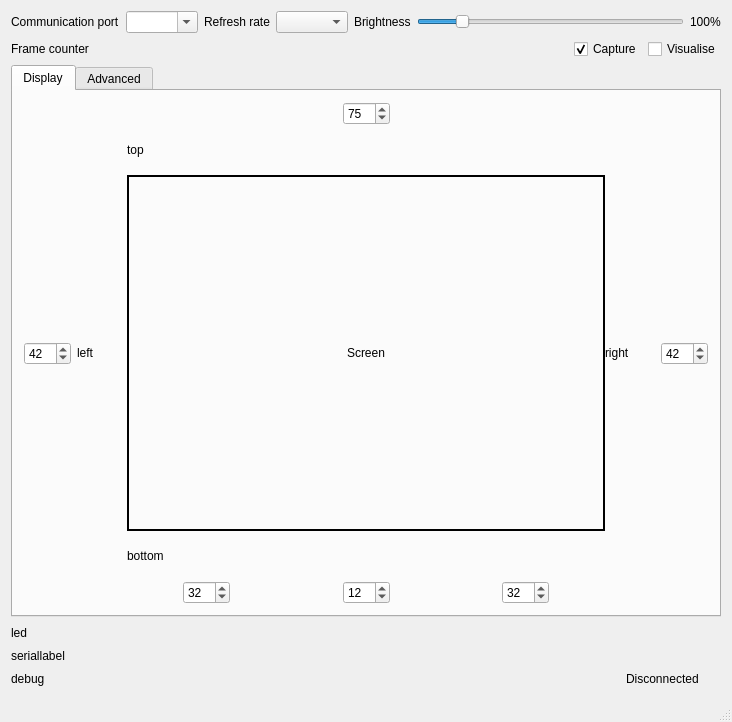
<?xml version="1.0" encoding="UTF-8"?>
<ui version="4.0">
 <class>AmbiLEDClass</class>
 <widget class="QMainWindow" name="AmbiLEDClass">
  <property name="geometry">
   <rect>
    <x>0</x>
    <y>0</y>
    <width>732</width>
    <height>722</height>
   </rect>
  </property>
  <property name="sizePolicy">
   <sizepolicy hsizetype="Minimum" vsizetype="Minimum">
    <horstretch>0</horstretch>
    <verstretch>0</verstretch>
   </sizepolicy>
  </property>
  <property name="windowTitle">
   <string>AmbiLED Control</string>
  </property>
  <property name="windowIcon">
   <iconset resource="ambiled.qrc">
    <normaloff>:/AmbiLED/monitor_icon</normaloff>:/AmbiLED/monitor_icon</iconset>
  </property>
  <widget class="QWidget" name="centralWidget">
   <layout class="QGridLayout" name="gridLayout_4">
    <item row="3" column="0">
     <widget class="QLabel" name="ledStrip">
      <property name="sizePolicy">
       <sizepolicy hsizetype="Ignored" vsizetype="Preferred">
        <horstretch>0</horstretch>
        <verstretch>0</verstretch>
       </sizepolicy>
      </property>
      <property name="minimumSize">
       <size>
        <width>0</width>
        <height>20</height>
       </size>
      </property>
      <property name="maximumSize">
       <size>
        <width>16777215</width>
        <height>20</height>
       </size>
      </property>
      <property name="text">
       <string>led</string>
      </property>
     </widget>
    </item>
    <item row="4" column="0">
     <widget class="QLabel" name="serialLabel">
      <property name="text">
       <string>seriallabel</string>
      </property>
     </widget>
    </item>
    <item row="5" column="0">
     <layout class="QHBoxLayout" name="horizontalLayout_17">
      <item>
       <widget class="QLabel" name="debugLabel">
        <property name="text">
         <string>debug</string>
        </property>
       </widget>
      </item>
      <item>
       <spacer name="horizontalSpacer_9">
        <property name="orientation">
         <enum>Qt::Horizontal</enum>
        </property>
        <property name="sizeHint" stdset="0">
         <size>
          <width>40</width>
          <height>20</height>
         </size>
        </property>
       </spacer>
      </item>
      <item>
       <widget class="QLabel" name="deviceStatusLabel">
        <property name="text">
         <string>Disconnected</string>
        </property>
       </widget>
      </item>
      <item>
       <widget class="QPushButton" name="deviceStatusColourLabel">
        <property name="sizePolicy">
         <sizepolicy hsizetype="Preferred" vsizetype="Preferred">
          <horstretch>0</horstretch>
          <verstretch>0</verstretch>
         </sizepolicy>
        </property>
        <property name="minimumSize">
         <size>
          <width>16</width>
          <height>16</height>
         </size>
        </property>
        <property name="maximumSize">
         <size>
          <width>16</width>
          <height>16</height>
         </size>
        </property>
        <property name="text">
         <string/>
        </property>
        <property name="flat">
         <bool>true</bool>
        </property>
       </widget>
      </item>
     </layout>
    </item>
    <item row="0" column="0">
     <layout class="QGridLayout" name="gridLayout">
      <item row="0" column="2">
       <layout class="QHBoxLayout" name="horizontalLayout_16">
        <item>
         <widget class="QLabel" name="brightnessLabel">
          <property name="text">
           <string>Brightness</string>
          </property>
         </widget>
        </item>
        <item>
         <widget class="QSlider" name="brightnessSlider">
          <property name="sizePolicy">
           <sizepolicy hsizetype="Expanding" vsizetype="Fixed">
            <horstretch>0</horstretch>
            <verstretch>0</verstretch>
           </sizepolicy>
          </property>
          <property name="maximum">
           <number>100</number>
          </property>
          <property name="value">
           <number>15</number>
          </property>
          <property name="orientation">
           <enum>Qt::Horizontal</enum>
          </property>
         </widget>
        </item>
        <item>
         <widget class="QLabel" name="brightnessValueLabel">
          <property name="sizePolicy">
           <sizepolicy hsizetype="Preferred" vsizetype="Preferred">
            <horstretch>0</horstretch>
            <verstretch>0</verstretch>
           </sizepolicy>
          </property>
          <property name="minimumSize">
           <size>
            <width>29</width>
            <height>0</height>
           </size>
          </property>
          <property name="text">
           <string>100%</string>
          </property>
         </widget>
        </item>
       </layout>
      </item>
      <item row="0" column="1">
       <layout class="QFormLayout" name="formLayout_2">
        <property name="fieldGrowthPolicy">
         <enum>QFormLayout::AllNonFixedFieldsGrow</enum>
        </property>
        <item row="0" column="0">
         <widget class="QLabel" name="refreshRateLabel">
          <property name="text">
           <string>Refresh rate</string>
          </property>
         </widget>
        </item>
        <item row="0" column="1">
         <widget class="QComboBox" name="refreshRateComboBox">
          <property name="sizePolicy">
           <sizepolicy hsizetype="Preferred" vsizetype="Preferred">
            <horstretch>0</horstretch>
            <verstretch>0</verstretch>
           </sizepolicy>
          </property>
         </widget>
        </item>
       </layout>
      </item>
      <item row="0" column="0">
       <layout class="QFormLayout" name="formLayout">
        <item row="0" column="0">
         <widget class="QLabel" name="comPortLabel">
          <property name="text">
           <string>Communication port</string>
          </property>
         </widget>
        </item>
        <item row="0" column="1">
         <widget class="QComboBox" name="comPortComboBox">
          <property name="sizePolicy">
           <sizepolicy hsizetype="Preferred" vsizetype="Preferred">
            <horstretch>0</horstretch>
            <verstretch>0</verstretch>
           </sizepolicy>
          </property>
          <property name="editable">
           <bool>true</bool>
          </property>
         </widget>
        </item>
       </layout>
      </item>
     </layout>
    </item>
    <item row="1" column="0">
     <layout class="QHBoxLayout" name="horizontalLayout_7">
      <item>
       <widget class="QLabel" name="frameLabel">
        <property name="text">
         <string>Frame counter</string>
        </property>
       </widget>
      </item>
      <item>
       <spacer name="horizontalSpacer_7">
        <property name="orientation">
         <enum>Qt::Horizontal</enum>
        </property>
        <property name="sizeHint" stdset="0">
         <size>
          <width>40</width>
          <height>20</height>
         </size>
        </property>
       </spacer>
      </item>
      <item>
       <widget class="QCheckBox" name="captureCheckBox">
        <property name="enabled">
         <bool>true</bool>
        </property>
        <property name="text">
         <string>Capture</string>
        </property>
        <property name="checked">
         <bool>true</bool>
        </property>
       </widget>
      </item>
      <item>
       <widget class="QCheckBox" name="visualiseCheckBox">
        <property name="sizePolicy">
         <sizepolicy hsizetype="Fixed" vsizetype="Fixed">
          <horstretch>0</horstretch>
          <verstretch>0</verstretch>
         </sizepolicy>
        </property>
        <property name="text">
         <string>Visualise</string>
        </property>
        <property name="checked">
         <bool>false</bool>
        </property>
       </widget>
      </item>
     </layout>
    </item>
    <item row="2" column="0">
     <widget class="QTabWidget" name="tabWidget">
      <property name="sizePolicy">
       <sizepolicy hsizetype="Expanding" vsizetype="Expanding">
        <horstretch>0</horstretch>
        <verstretch>0</verstretch>
       </sizepolicy>
      </property>
      <property name="currentIndex">
       <number>0</number>
      </property>
      <widget class="QWidget" name="displayTab">
       <property name="sizePolicy">
        <sizepolicy hsizetype="Ignored" vsizetype="Ignored">
         <horstretch>0</horstretch>
         <verstretch>0</verstretch>
        </sizepolicy>
       </property>
       <property name="autoFillBackground">
        <bool>false</bool>
       </property>
       <attribute name="title">
        <string>Display</string>
       </attribute>
       <layout class="QVBoxLayout" name="verticalLayout_6">
        <item>
         <layout class="QHBoxLayout" name="horizontalLayout_6">
          <item>
           <layout class="QVBoxLayout" name="verticalLayout_3">
            <item>
             <spacer name="verticalSpacer_2">
              <property name="orientation">
               <enum>Qt::Vertical</enum>
              </property>
              <property name="sizeHint" stdset="0">
               <size>
                <width>20</width>
                <height>40</height>
               </size>
              </property>
             </spacer>
            </item>
            <item>
             <widget class="QSpinBox" name="leftLEDCount">
              <property name="minimum">
               <number>10</number>
              </property>
              <property name="maximum">
               <number>100</number>
              </property>
              <property name="value">
               <number>42</number>
              </property>
             </widget>
            </item>
            <item>
             <spacer name="verticalSpacer">
              <property name="orientation">
               <enum>Qt::Vertical</enum>
              </property>
              <property name="sizeHint" stdset="0">
               <size>
                <width>20</width>
                <height>40</height>
               </size>
              </property>
             </spacer>
            </item>
           </layout>
          </item>
          <item>
           <layout class="QVBoxLayout" name="verticalLayout_2" stretch="0,0,1,0,0">
            <property name="spacing">
             <number>0</number>
            </property>
            <item>
             <layout class="QHBoxLayout" name="horizontalLayout_4">
              <item>
               <spacer name="horizontalSpacer_2">
                <property name="orientation">
                 <enum>Qt::Horizontal</enum>
                </property>
                <property name="sizeType">
                 <enum>QSizePolicy::Expanding</enum>
                </property>
                <property name="sizeHint" stdset="0">
                 <size>
                  <width>40</width>
                  <height>20</height>
                 </size>
                </property>
               </spacer>
              </item>
              <item>
               <widget class="QSpinBox" name="topLEDCount">
                <property name="specialValueText">
                 <string/>
                </property>
                <property name="suffix">
                 <string/>
                </property>
                <property name="prefix">
                 <string/>
                </property>
                <property name="minimum">
                 <number>10</number>
                </property>
                <property name="maximum">
                 <number>100</number>
                </property>
                <property name="value">
                 <number>75</number>
                </property>
               </widget>
              </item>
              <item>
               <spacer name="horizontalSpacer">
                <property name="orientation">
                 <enum>Qt::Horizontal</enum>
                </property>
                <property name="sizeType">
                 <enum>QSizePolicy::Expanding</enum>
                </property>
                <property name="sizeHint" stdset="0">
                 <size>
                  <width>40</width>
                  <height>20</height>
                 </size>
                </property>
               </spacer>
              </item>
             </layout>
            </item>
            <item>
             <layout class="QHBoxLayout" name="horizontalLayout">
              <property name="spacing">
               <number>0</number>
              </property>
              <item>
               <widget class="QLabel" name="TLlabel">
                <property name="sizePolicy">
                 <sizepolicy hsizetype="Fixed" vsizetype="Fixed">
                  <horstretch>0</horstretch>
                  <verstretch>0</verstretch>
                 </sizepolicy>
                </property>
                <property name="minimumSize">
                 <size>
                  <width>50</width>
                  <height>50</height>
                 </size>
                </property>
                <property name="maximumSize">
                 <size>
                  <width>50</width>
                  <height>50</height>
                 </size>
                </property>
                <property name="text">
                 <string/>
                </property>
               </widget>
              </item>
              <item>
               <widget class="QLabel" name="topImage">
                <property name="sizePolicy">
                 <sizepolicy hsizetype="Ignored" vsizetype="Fixed">
                  <horstretch>0</horstretch>
                  <verstretch>0</verstretch>
                 </sizepolicy>
                </property>
                <property name="minimumSize">
                 <size>
                  <width>0</width>
                  <height>50</height>
                 </size>
                </property>
                <property name="maximumSize">
                 <size>
                  <width>16777215</width>
                  <height>50</height>
                 </size>
                </property>
                <property name="text">
                 <string>top</string>
                </property>
               </widget>
              </item>
              <item>
               <widget class="QLabel" name="TRlabel">
                <property name="sizePolicy">
                 <sizepolicy hsizetype="Fixed" vsizetype="Fixed">
                  <horstretch>0</horstretch>
                  <verstretch>0</verstretch>
                 </sizepolicy>
                </property>
                <property name="minimumSize">
                 <size>
                  <width>50</width>
                  <height>50</height>
                 </size>
                </property>
                <property name="maximumSize">
                 <size>
                  <width>50</width>
                  <height>50</height>
                 </size>
                </property>
                <property name="text">
                 <string/>
                </property>
               </widget>
              </item>
             </layout>
            </item>
            <item>
             <layout class="QHBoxLayout" name="horizontalLayout_2">
              <property name="spacing">
               <number>0</number>
              </property>
              <item>
               <widget class="QLabel" name="leftImage">
                <property name="sizePolicy">
                 <sizepolicy hsizetype="Fixed" vsizetype="Ignored">
                  <horstretch>0</horstretch>
                  <verstretch>0</verstretch>
                 </sizepolicy>
                </property>
                <property name="minimumSize">
                 <size>
                  <width>50</width>
                  <height>0</height>
                 </size>
                </property>
                <property name="maximumSize">
                 <size>
                  <width>50</width>
                  <height>16777215</height>
                 </size>
                </property>
                <property name="text">
                 <string>left</string>
                </property>
               </widget>
              </item>
              <item>
               <widget class="QLabel" name="screenLabel">
                <property name="sizePolicy">
                 <sizepolicy hsizetype="Ignored" vsizetype="Ignored">
                  <horstretch>1</horstretch>
                  <verstretch>1</verstretch>
                 </sizepolicy>
                </property>
                <property name="minimumSize">
                 <size>
                  <width>0</width>
                  <height>0</height>
                 </size>
                </property>
                <property name="autoFillBackground">
                 <bool>false</bool>
                </property>
                <property name="frameShape">
                 <enum>QFrame::Box</enum>
                </property>
                <property name="lineWidth">
                 <number>2</number>
                </property>
                <property name="text">
                 <string>Screen</string>
                </property>
                <property name="alignment">
                 <set>Qt::AlignCenter</set>
                </property>
               </widget>
              </item>
              <item>
               <widget class="QLabel" name="rightImage">
                <property name="sizePolicy">
                 <sizepolicy hsizetype="Fixed" vsizetype="Ignored">
                  <horstretch>0</horstretch>
                  <verstretch>0</verstretch>
                 </sizepolicy>
                </property>
                <property name="minimumSize">
                 <size>
                  <width>50</width>
                  <height>0</height>
                 </size>
                </property>
                <property name="maximumSize">
                 <size>
                  <width>50</width>
                  <height>16777215</height>
                 </size>
                </property>
                <property name="text">
                 <string>right</string>
                </property>
               </widget>
              </item>
             </layout>
            </item>
            <item>
             <layout class="QHBoxLayout" name="horizontalLayout_3">
              <property name="spacing">
               <number>0</number>
              </property>
              <item>
               <widget class="QLabel" name="BLlabel">
                <property name="sizePolicy">
                 <sizepolicy hsizetype="Fixed" vsizetype="Fixed">
                  <horstretch>0</horstretch>
                  <verstretch>0</verstretch>
                 </sizepolicy>
                </property>
                <property name="minimumSize">
                 <size>
                  <width>50</width>
                  <height>50</height>
                 </size>
                </property>
                <property name="maximumSize">
                 <size>
                  <width>50</width>
                  <height>50</height>
                 </size>
                </property>
                <property name="text">
                 <string/>
                </property>
               </widget>
              </item>
              <item>
               <widget class="QLabel" name="bottomImage">
                <property name="sizePolicy">
                 <sizepolicy hsizetype="Ignored" vsizetype="Fixed">
                  <horstretch>0</horstretch>
                  <verstretch>0</verstretch>
                 </sizepolicy>
                </property>
                <property name="minimumSize">
                 <size>
                  <width>0</width>
                  <height>50</height>
                 </size>
                </property>
                <property name="maximumSize">
                 <size>
                  <width>16777215</width>
                  <height>50</height>
                 </size>
                </property>
                <property name="text">
                 <string>bottom</string>
                </property>
               </widget>
              </item>
              <item>
               <widget class="QLabel" name="BRlabel">
                <property name="sizePolicy">
                 <sizepolicy hsizetype="Fixed" vsizetype="Fixed">
                  <horstretch>0</horstretch>
                  <verstretch>0</verstretch>
                 </sizepolicy>
                </property>
                <property name="minimumSize">
                 <size>
                  <width>50</width>
                  <height>50</height>
                 </size>
                </property>
                <property name="maximumSize">
                 <size>
                  <width>50</width>
                  <height>50</height>
                 </size>
                </property>
                <property name="text">
                 <string/>
                </property>
               </widget>
              </item>
             </layout>
            </item>
            <item>
             <layout class="QHBoxLayout" name="horizontalLayout_5">
              <item>
               <spacer name="horizontalSpacer_5">
                <property name="orientation">
                 <enum>Qt::Horizontal</enum>
                </property>
                <property name="sizeHint" stdset="0">
                 <size>
                  <width>40</width>
                  <height>20</height>
                 </size>
                </property>
               </spacer>
              </item>
              <item>
               <widget class="QSpinBox" name="bottomLeftLEDCount">
                <property name="minimum">
                 <number>5</number>
                </property>
                <property name="maximum">
                 <number>100</number>
                </property>
                <property name="value">
                 <number>32</number>
                </property>
               </widget>
              </item>
              <item>
               <spacer name="horizontalSpacer_4">
                <property name="orientation">
                 <enum>Qt::Horizontal</enum>
                </property>
                <property name="sizeHint" stdset="0">
                 <size>
                  <width>40</width>
                  <height>20</height>
                 </size>
                </property>
               </spacer>
              </item>
              <item>
               <widget class="QSpinBox" name="gapLEDCount">
                <property name="suffix">
                 <string/>
                </property>
                <property name="maximum">
                 <number>100</number>
                </property>
                <property name="value">
                 <number>12</number>
                </property>
               </widget>
              </item>
              <item>
               <spacer name="horizontalSpacer_3">
                <property name="orientation">
                 <enum>Qt::Horizontal</enum>
                </property>
                <property name="sizeHint" stdset="0">
                 <size>
                  <width>40</width>
                  <height>20</height>
                 </size>
                </property>
               </spacer>
              </item>
              <item>
               <widget class="QSpinBox" name="bottomRightLEDCount">
                <property name="minimum">
                 <number>5</number>
                </property>
                <property name="maximum">
                 <number>100</number>
                </property>
                <property name="value">
                 <number>32</number>
                </property>
               </widget>
              </item>
              <item>
               <spacer name="horizontalSpacer_6">
                <property name="orientation">
                 <enum>Qt::Horizontal</enum>
                </property>
                <property name="sizeHint" stdset="0">
                 <size>
                  <width>40</width>
                  <height>20</height>
                 </size>
                </property>
               </spacer>
              </item>
             </layout>
            </item>
           </layout>
          </item>
          <item>
           <layout class="QVBoxLayout" name="verticalLayout_4">
            <item>
             <spacer name="verticalSpacer_4">
              <property name="orientation">
               <enum>Qt::Vertical</enum>
              </property>
              <property name="sizeType">
               <enum>QSizePolicy::Expanding</enum>
              </property>
              <property name="sizeHint" stdset="0">
               <size>
                <width>20</width>
                <height>40</height>
               </size>
              </property>
             </spacer>
            </item>
            <item>
             <widget class="QSpinBox" name="rightLEDCount">
              <property name="minimum">
               <number>10</number>
              </property>
              <property name="maximum">
               <number>100</number>
              </property>
              <property name="value">
               <number>42</number>
              </property>
             </widget>
            </item>
            <item>
             <spacer name="verticalSpacer_3">
              <property name="orientation">
               <enum>Qt::Vertical</enum>
              </property>
              <property name="sizeType">
               <enum>QSizePolicy::Expanding</enum>
              </property>
              <property name="sizeHint" stdset="0">
               <size>
                <width>20</width>
                <height>40</height>
               </size>
              </property>
             </spacer>
            </item>
           </layout>
          </item>
         </layout>
        </item>
       </layout>
      </widget>
      <widget class="QWidget" name="advancedTab">
       <attribute name="title">
        <string>Advanced</string>
       </attribute>
       <layout class="QGridLayout" name="gridLayout_2">
        <item row="0" column="2">
         <widget class="QComboBox" name="captureComboBox"/>
        </item>
        <item row="1" column="0">
         <widget class="QLabel" name="colourCorrectionLabel">
          <property name="text">
           <string>Colour correction</string>
          </property>
         </widget>
        </item>
        <item row="8" column="2">
         <layout class="QHBoxLayout" name="horizontalLayout_9">
          <item>
           <spacer name="horizontalSpacer_8">
            <property name="orientation">
             <enum>Qt::Horizontal</enum>
            </property>
            <property name="sizeHint" stdset="0">
             <size>
              <width>40</width>
              <height>20</height>
             </size>
            </property>
           </spacer>
          </item>
          <item>
           <widget class="QPushButton" name="discardConfigButton">
            <property name="text">
             <string>&amp;Discard</string>
            </property>
           </widget>
          </item>
          <item>
           <widget class="QPushButton" name="saveConfigButton">
            <property name="text">
             <string>&amp;Save</string>
            </property>
           </widget>
          </item>
         </layout>
        </item>
        <item row="2" column="0">
         <widget class="QLabel" name="label_5">
          <property name="text">
           <string>Averaging method</string>
          </property>
         </widget>
        </item>
        <item row="7" column="0">
         <spacer name="verticalSpacer_5">
          <property name="orientation">
           <enum>Qt::Vertical</enum>
          </property>
          <property name="sizeHint" stdset="0">
           <size>
            <width>20</width>
            <height>40</height>
           </size>
          </property>
         </spacer>
        </item>
        <item row="4" column="0">
         <widget class="QLabel" name="label_7">
          <property name="text">
           <string>Processing</string>
          </property>
         </widget>
        </item>
        <item row="2" column="2">
         <widget class="QComboBox" name="averageMethodComboBox"/>
        </item>
        <item row="0" column="0">
         <widget class="QLabel" name="captureLabel">
          <property name="sizePolicy">
           <sizepolicy hsizetype="Fixed" vsizetype="Preferred">
            <horstretch>0</horstretch>
            <verstretch>0</verstretch>
           </sizepolicy>
          </property>
          <property name="text">
           <string>Capture method</string>
          </property>
         </widget>
        </item>
        <item row="1" column="2">
         <layout class="QFormLayout" name="formLayout_4">
          <item row="0" column="0">
           <widget class="QLabel" name="label_4">
            <property name="text">
             <string>Preset</string>
            </property>
           </widget>
          </item>
          <item row="0" column="1">
           <widget class="QComboBox" name="colourTemperatureComboBox"/>
          </item>
          <item row="1" column="0">
           <widget class="QLabel" name="label">
            <property name="text">
             <string>Red</string>
            </property>
           </widget>
          </item>
          <item row="2" column="0">
           <widget class="QLabel" name="label_2">
            <property name="text">
             <string>Green</string>
            </property>
           </widget>
          </item>
          <item row="3" column="0">
           <widget class="QLabel" name="label_3">
            <property name="text">
             <string>Blue</string>
            </property>
           </widget>
          </item>
          <item row="1" column="1">
           <layout class="QHBoxLayout" name="horizontalLayout_11">
            <item>
             <widget class="QSlider" name="redColourSlider">
              <property name="enabled">
               <bool>false</bool>
              </property>
              <property name="maximum">
               <number>255</number>
              </property>
              <property name="value">
               <number>255</number>
              </property>
              <property name="orientation">
               <enum>Qt::Horizontal</enum>
              </property>
             </widget>
            </item>
            <item>
             <widget class="QLabel" name="redColourLabel">
              <property name="sizePolicy">
               <sizepolicy hsizetype="Fixed" vsizetype="Preferred">
                <horstretch>0</horstretch>
                <verstretch>0</verstretch>
               </sizepolicy>
              </property>
              <property name="text">
               <string>255</string>
              </property>
             </widget>
            </item>
           </layout>
          </item>
          <item row="2" column="1">
           <layout class="QHBoxLayout" name="horizontalLayout_13">
            <item>
             <widget class="QSlider" name="greenColourSlider">
              <property name="enabled">
               <bool>false</bool>
              </property>
              <property name="maximum">
               <number>255</number>
              </property>
              <property name="value">
               <number>255</number>
              </property>
              <property name="orientation">
               <enum>Qt::Horizontal</enum>
              </property>
             </widget>
            </item>
            <item>
             <widget class="QLabel" name="greenColourLabel">
              <property name="sizePolicy">
               <sizepolicy hsizetype="Fixed" vsizetype="Preferred">
                <horstretch>0</horstretch>
                <verstretch>0</verstretch>
               </sizepolicy>
              </property>
              <property name="text">
               <string>255</string>
              </property>
             </widget>
            </item>
           </layout>
          </item>
          <item row="3" column="1">
           <layout class="QHBoxLayout" name="horizontalLayout_14">
            <item>
             <widget class="QSlider" name="blueColourSlider">
              <property name="enabled">
               <bool>false</bool>
              </property>
              <property name="maximum">
               <number>255</number>
              </property>
              <property name="value">
               <number>255</number>
              </property>
              <property name="orientation">
               <enum>Qt::Horizontal</enum>
              </property>
             </widget>
            </item>
            <item>
             <widget class="QLabel" name="blueColourLabel">
              <property name="sizePolicy">
               <sizepolicy hsizetype="Fixed" vsizetype="Preferred">
                <horstretch>0</horstretch>
                <verstretch>0</verstretch>
               </sizepolicy>
              </property>
              <property name="text">
               <string>255</string>
              </property>
             </widget>
            </item>
           </layout>
          </item>
         </layout>
        </item>
        <item row="5" column="2">
         <widget class="QStackedWidget" name="processingConfigStack">
          <property name="currentIndex">
           <number>0</number>
          </property>
          <widget class="QWidget" name="processingConfigPlaceholderPage">
           <layout class="QVBoxLayout" name="verticalLayout_placeholder">
            <item>
             <widget class="QLabel" name="processingConfigPlaceholderLabel">
              <property name="text">
               <string>Select a process to configure it</string>
              </property>
             </widget>
            </item>
           </layout>
          </widget>
         </widget>
        </item>
        <item row="4" column="2">
         <widget class="QListWidget" name="processingList">
          <property name="sizePolicy">
           <sizepolicy hsizetype="Expanding" vsizetype="Expanding">
            <horstretch>0</horstretch>
            <verstretch>0</verstretch>
           </sizepolicy>
          </property>
          <property name="maximumSize">
           <size>
            <width>16777215</width>
            <height>90</height>
           </size>
          </property>
          <property name="selectionMode">
           <enum>QAbstractItemView::SingleSelection</enum>
          </property>
          <property name="wordWrap">
           <bool>false</bool>
          </property>
         </widget>
        </item>
       </layout>
      </widget>
     </widget>
    </item>
   </layout>
  </widget>
  <widget class="QStatusBar" name="statusBar"/>
 </widget>
 <layoutdefault spacing="6" margin="11"/>
 <resources>
  <include location="ambiled.qrc"/>
 </resources>
 <connections/>
</ui>
